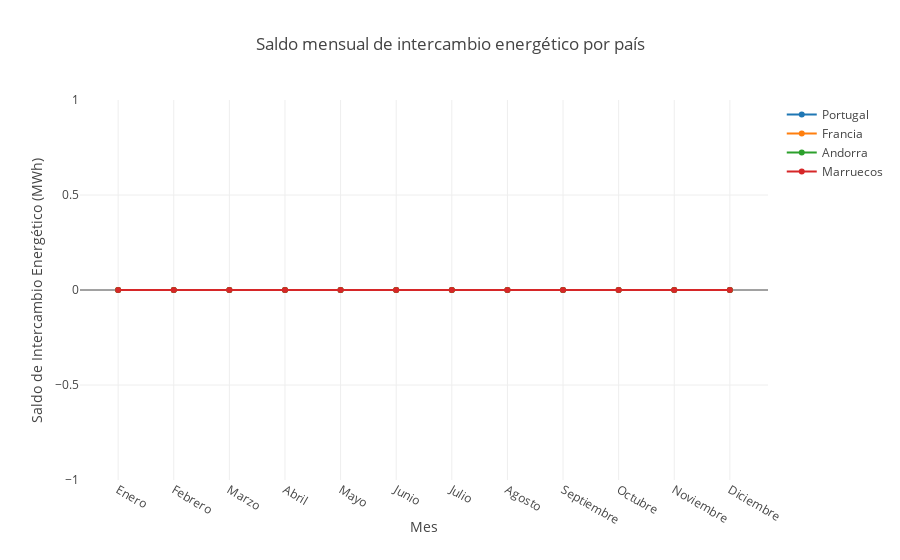

Notebook code cell kept with this figure:
### Code cell
def evolucionSaldoPorPais(): Unit = {

    val dfFiltrado = dfIntercambios
        .filter($"TipoIntercambio" === "saldo")
        .withColumn("Año", date_format(col("Fecha"), "yyyy"))
        .filter($"Año" === "2024")
        .withColumn("Mes", date_format(col("Fecha"), "MMMM")) // Convertir a nombre del mes
        .groupBy($"Pais", $"Mes")
        .agg(sum("Valor").as("Valor saldo"))
        .withColumn("Saldo", round($"Valor saldo", 2))
        .select($"Pais", $"Mes", $"Saldo")
        .orderBy("Mes")

    // Lista de meses en orden correcto
    val meses = Seq("Enero", "Febrero", "Marzo", "Abril", "Mayo", "Junio", "Julio", "Agosto", "Septiembre", "Octubre", "Noviembre", "Diciembre")

    // Función para obtener los valores de saldo asegurando 12 valores
    def getSaldoPorPais(pais: String): Seq[Double] = {
        meses.map(mes =>
            dfFiltrado.filter($"Pais" === pais && $"Mes" === mes)
              .select("Saldo").as[Double]
              .collect().headOption.getOrElse(0.0) // Si no hay datos, usa 0.0
        )
    }

    // Obtener saldos para cada país con la función corregida
    val saldoFrancia = getSaldoPorPais("francia")
    val saldoAndorra = getSaldoPorPais("andorra")
    val saldoPortugal = getSaldoPorPais("portugal")
    val saldoMarruecos = getSaldoPorPais("marruecos")

    // Crear las trazas para cada país
    val traceFrancia = Scatter(meses, saldoFrancia, name = "Francia")
    val traceAndorra = Scatter(meses, saldoAndorra, name = "Andorra")
    val tracePortugal = Scatter(meses, saldoPortugal, name = "Portugal")
    val traceMarruecos = Scatter(meses, saldoMarruecos, name = "Marruecos")

    // Configuración del diseño del gráfico
    val data = Seq(tracePortugal, traceFrancia, traceAndorra, traceMarruecos) 
    val layout = Layout(
      title = "Saldo mensual de intercambio energético por país",
      xaxis = Axis(title = "Mes"),
      yaxis = Axis(title = "Saldo de Intercambio Energético (MWh)"),
      showlegend = true
    )

    plot(data, layout)
}

// Llamar a la función corregida
evolucionSaldoPorPais()

### Figure 1 — Plotly figure (JSON) as saved in the notebook; plotly's stock layout.template omitted (floating-point values rounded to 4 significant figures)
{"data": [{"name": "Portugal", "type": "scatter", "x": ["Enero", "Febrero", "Marzo", "Abril", "Mayo", "Junio", "Julio", "Agosto", "Septiembre", "Octubre", "Noviembre", "Diciembre"], "y": [0, 0, 0, 0, 0, 0, 0, 0, 0, 0, 0, 0]}, {"name": "Francia", "type": "scatter", "x": ["Enero", "Febrero", "Marzo", "Abril", "Mayo", "Junio", "Julio", "Agosto", "Septiembre", "Octubre", "Noviembre", "Diciembre"], "y": [0, 0, 0, 0, 0, 0, 0, 0, 0, 0, 0, 0]}, {"name": "Andorra", "type": "scatter", "x": ["Enero", "Febrero", "Marzo", "Abril", "Mayo", "Junio", "Julio", "Agosto", "Septiembre", "Octubre", "Noviembre", "Diciembre"], "y": [0, 0, 0, 0, 0, 0, 0, 0, 0, 0, 0, 0]}, {"name": "Marruecos", "type": "scatter", "x": ["Enero", "Febrero", "Marzo", "Abril", "Mayo", "Junio", "Julio", "Agosto", "Septiembre", "Octubre", "Noviembre", "Diciembre"], "y": [0, 0, 0, 0, 0, 0, 0, 0, 0, 0, 0, 0]}], "layout": {"showlegend": true, "title": {"text": "Saldo mensual de intercambio energético por país"}, "xaxis": {"autorange": true, "range": [-0.6523, 11.65], "title": {"text": "Mes"}, "type": "category"}, "yaxis": {"autorange": true, "range": [-1, 1], "title": {"text": "Saldo de Intercambio Energético (MWh)"}, "type": "linear"}}}
